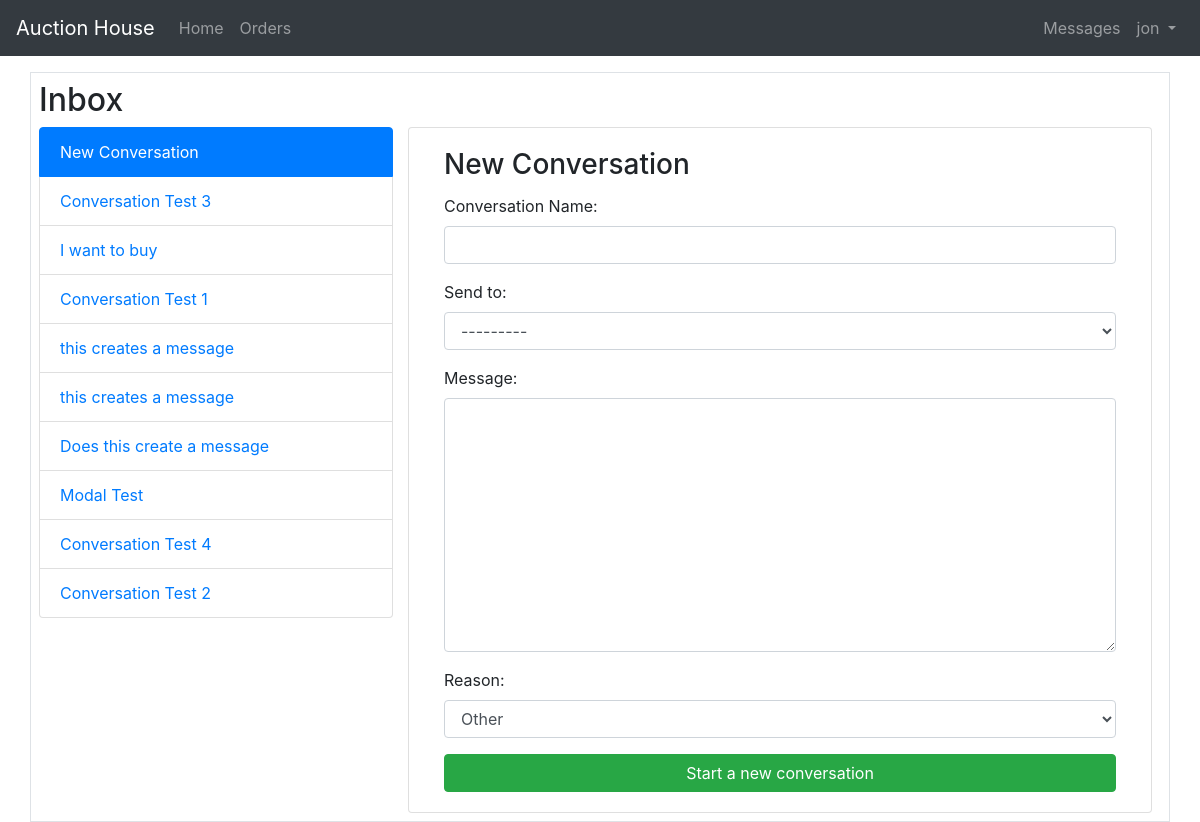
Page /messages/new_conversation (signed in) on the earlier database version.
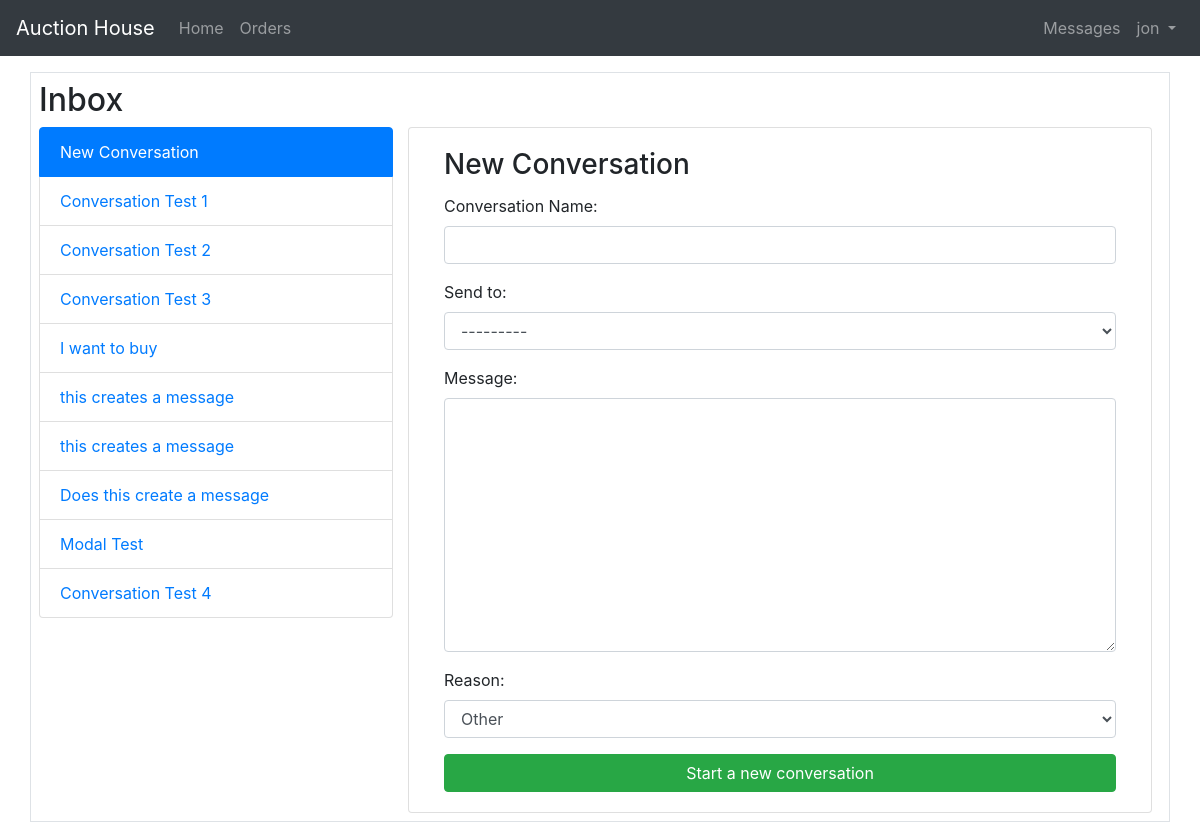
Same page on the later database version.
### dmessages/models.py (models this page shows, shortened)
class Conversation(models.Model):
    reason_choices=[
        ('Buy', 'Buy'),
        ('Sell', 'Sell'),
        ('Other', 'Other')
    ]
    name = models.CharField(max_length = 50)
    created_at = models.DateTimeField(auto_now_add=True)
    created_by = models.ForeignKey(User, on_delete=models.CASCADE, related_name='created_by')
    modified_at = models.DateTimeField(auto_now=True)
    send_to = models.ForeignKey(User, on_delete=models.CASCADE, related_name='Conversation')
    reason = models.CharField(max_length=100, choices=reason_choices, default='Other')

### dmessages/views.py (the view)
# urls.py: path('new_conversation', views.new_conversation, name='new_conversation'),
@login_required
def new_conversation(request):
    template = 'new_conversation2.html'
    queryset = Conversation.objects.filter(
        Q(created_by=request.user) |
        Q(send_to=request.user)
    ).order_by('-modified_at')
    form = NewConversationForm()
    context = {
        'conversations': queryset,
        'form': form
    }
    if request.method == 'POST':
        form = NewConversationForm(request.POST)
        if form.is_valid():
            conversation = form.save(commit=False)
            conversation.created_by = request.user
            conversation.save()
            Message.objects.create(
                conversation=conversation,
                sender=request.user,
                receiver=form.cleaned_data.get('send_to'),
                message=form.cleaned_data.get('message')
            )
            return redirect('inbox', pk=1)
    else:
        form = NewConversationForm()
    return render(request, template, context)

### dmessages/forms.py
class NewConversationForm(ModelForm):
    reason_choices=[
        ('Buy', 'I want to buy'),
        ('Sell', 'I want to sell'),
        ('Other', 'Other')
    ]
    message = forms.CharField(widget = forms.Textarea(), max_length=4000, required=True)
    class Meta:
        model = Conversation
        fields = ['name', 'send_to', 'message', 'reason']
        labels = {
            'name': 'Conversation Name'
        }

### templates/new_conversation2.html (shortened to what this page needs)
{% extends 'base.html' %}
{% load widget_tweaks %}
{% block content %}
<br>
<br>
<div class="container border mt-4 p-2">
    <h2> Inbox </h2>
<div class="row">
    <div class="col-4">
      <div class="list-group" id="list-tab" >
        <a class="list-group-item active" href="{% url 'new_conversation' %}"> New Conversation </a>
        {% for conversation in conversations %}
        <a class="list-group-item {% if conversation.id == pk %} active {% endif %}" id="list-home-list"  href="{% url 'inbox' conversation.id %}"  aria-controls="home">{{conversation.name}}</a>
        {% endfor %}
      </div>
    </div>
    <div class="col-8">
      <div class="row justify-content-center">
      <div class="card container-fluid mr-4" >
        <div class="card-body">
          <h3 class="card-title"> New Conversation </h3>
          <form method="post" novalidate>
            {% include "includes/form.html" %}
            <button type="submit" name="button" class="btn btn-success btn-block"> Start a new conversation </button>
          </form>
        </div>
      </div>
      </div>
    </div>
</div>
{% endblock content %}

Differences in the rows shown:
changed Conversation "Conversation Test 1": moves up the list
changed Conversation "Conversation Test 2": moves up the list
